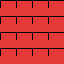

This game map was drawn from its Tiled (.tmx) file and the tilesets committed beside it. A one-line description and the full map source follow:
An orthogonal 4x4 tile map with 16x16 px tiles, 3 tile layers (Ground, Fg, FarTiles), 1 image layer and 1 object (Cloud).

<map version="1.10" tiledversion="1.12.0" orientation="orthogonal" renderorder="right-down" width="4" height="4" tilewidth="16" tileheight="16" infinite="0" parallaxoriginx="40" parallaxoriginy="20" backgroundcolor="#336699" nextlayerid="9" nextobjectid="2">
 <tileset firstgid="1" source="terrain.tsx" />
 <layer id="1" name="Ground" width="4" height="4">
  <data encoding="csv">
1,1,1,1,
1,1,1,1,
1,1,1,1,
1,1,1,1
</data>
 </layer>
 <group id="2" name="Back" offsetx="100" opacity="0.5">
  <layer id="3" name="Fg" width="4" height="4" parallaxx="1.2">
   <data encoding="csv">
1,1,1,1,
1,1,1,1,
1,1,1,1,
1,1,1,1
</data>
  </layer>
  <imagelayer id="4" name="Sky" parallaxx="0.5" repeatx="1">
   <image source="bg.png" width="64" height="32" />
  </imagelayer>
 </group>
 <group id="5" name="Far" parallaxx="0.5">
  <layer id="6" name="FarTiles" width="4" height="4" parallaxx="0.5">
   <data encoding="csv">
1,1,1,1,
1,1,1,1,
1,1,1,1,
1,1,1,1
</data>
  </layer>
 </group>
 <objectgroup id="7" name="Clouds" parallaxy="0.5">
  <object id="1" name="Cloud" x="8" y="8">
   <point />
  </object>
 </objectgroup>
</map>
